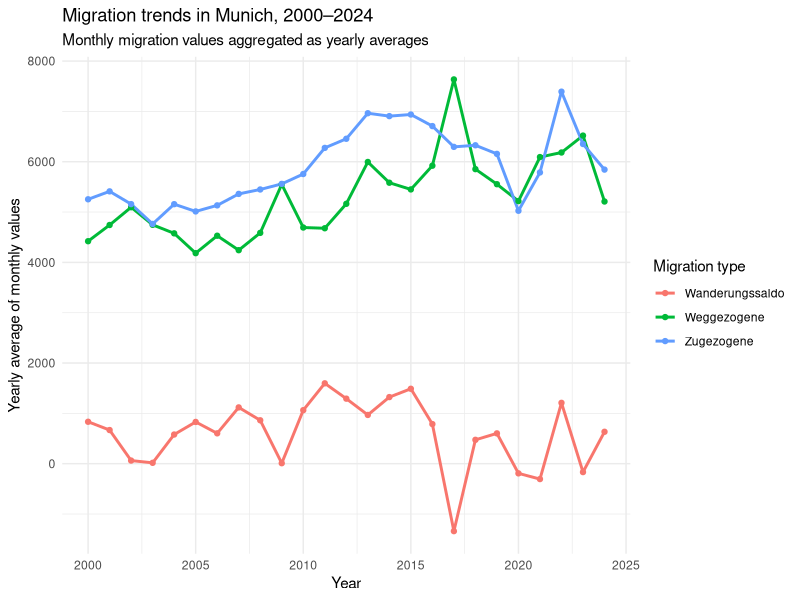
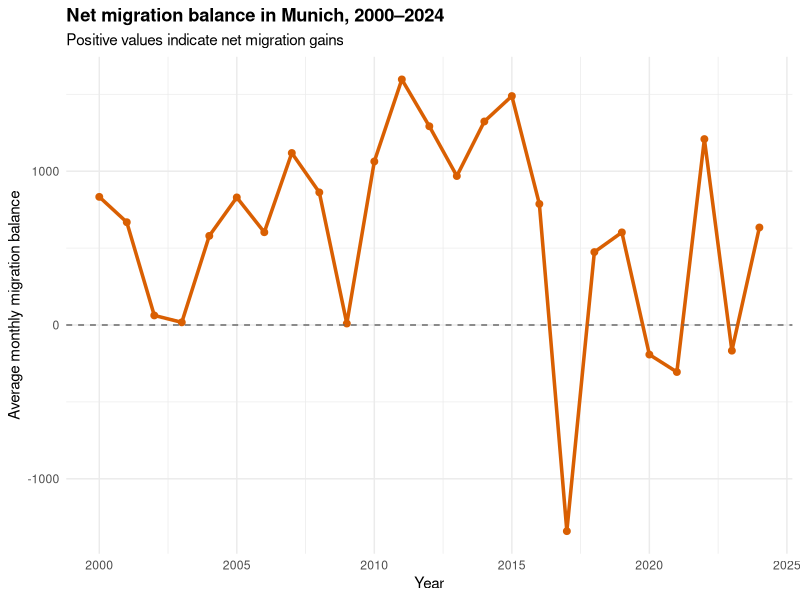
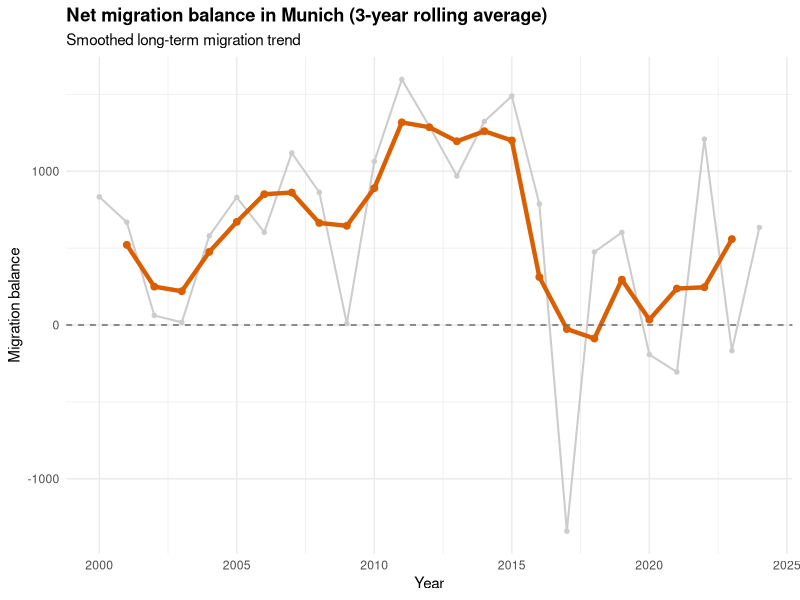
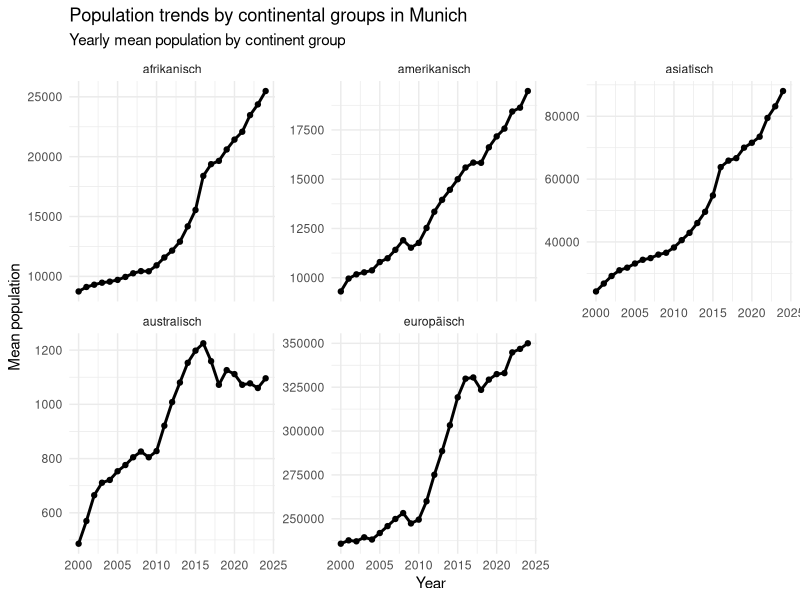
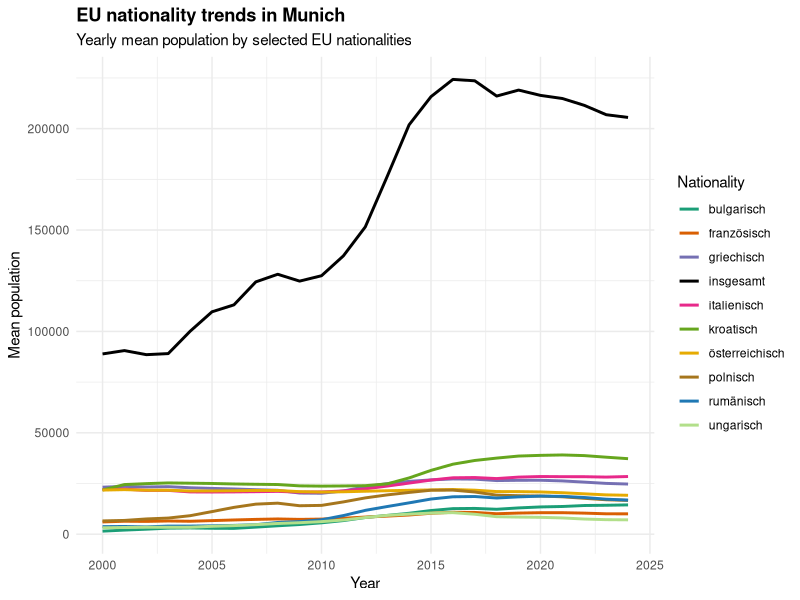
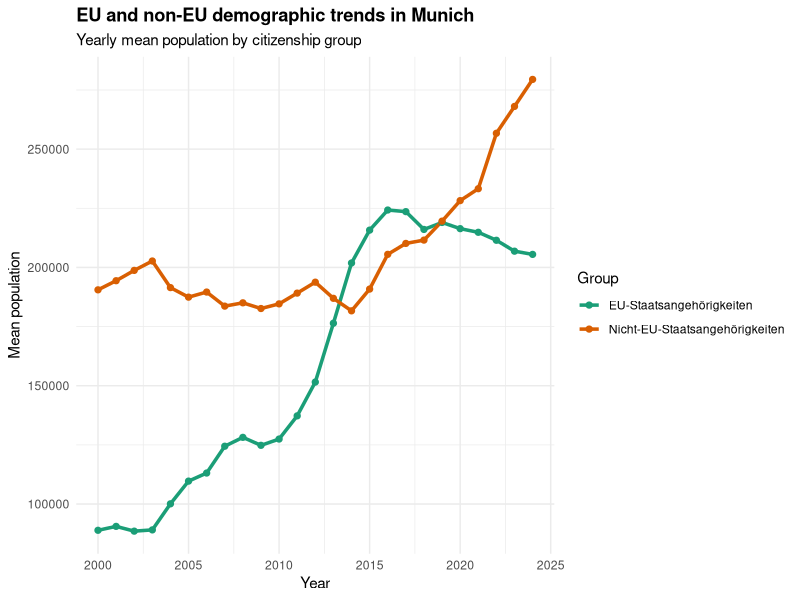
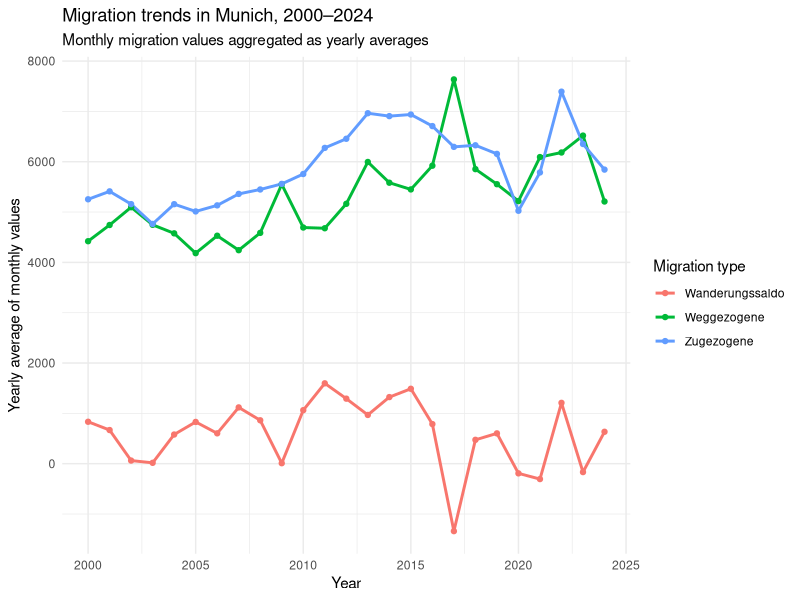
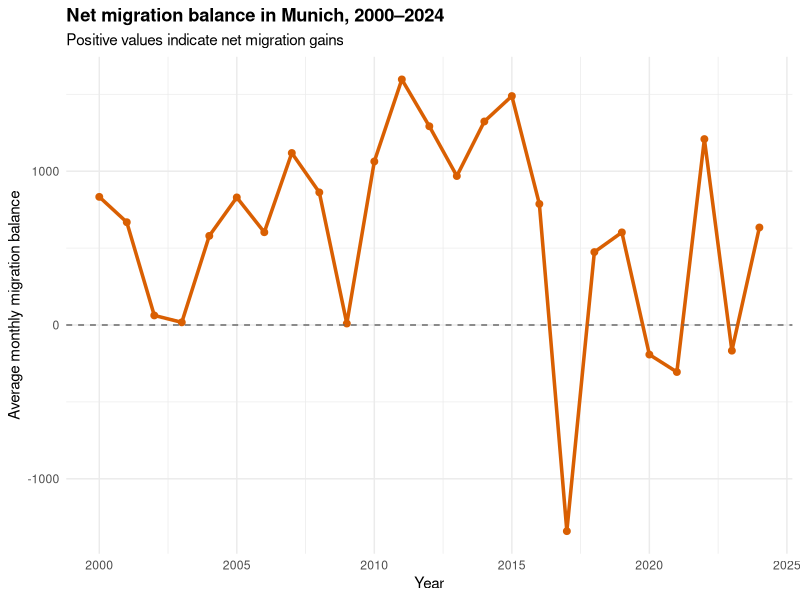

R code for these plots, in order:
# Migration Analysis in Munich
# StatProg II Project

library(tidyverse)

# Load processed population dataset

population_data <- read_csv(
  "data/processed/population_data.csv"
)

# Explore migration-related categories

population_data %>%
  distinct(MONATSZAHL)

# Create migration dataset

migration_data <- population_data %>%
  filter(
    MONATSZAHL %in% c(
      "Zugezogene",
      "Weggezogene",
      "Wanderungssaldo"
    )
  )

# Aggregate monthly data into yearly means

migration_yearly <- migration_data %>%
  filter(year >= 2000, year <= 2024) %>%
  group_by(MONATSZAHL, year) %>%
  summarise(
    mean_value = mean(WERT, na.rm = TRUE),
    .groups = "drop"
  )

# Plot migration trends over time

migration_trend_plot <- migration_yearly %>%
  ggplot(
    aes(
      x = year,
      y = mean_value,
      color = MONATSZAHL
    )
  ) +
  geom_line(linewidth = 1) +
  geom_point(size = 1.5) +
  labs(
    title = "Migration trends in Munich, 2000–2024",
    subtitle = "Monthly migration values aggregated as yearly averages",
    x = "Year",
    y = "Yearly average of monthly values",
    color = "Migration type"
  ) +
  theme_minimal()

migration_trend_plot

# Save migration trend plot

ggsave(
  filename = "figures/migration_trend_plot.png",
  plot = migration_trend_plot,
  width = 9,
  height = 6,
  dpi = 300
)

# Migration balance analysis

migration_balance <- migration_yearly %>%
  filter(
    MONATSZAHL == "Wanderungssaldo"
  )

# Migration balance plot

migration_balance_plot <- migration_balance %>%
  ggplot(
    aes(
      x = year,
      y = mean_value
    )
  ) +
  geom_line(
    linewidth = 1.2,
    color = "#d95f02"
  ) +
  geom_point(
    size = 2,
    color = "#d95f02"
  ) +
  geom_hline(
    yintercept = 0,
    linetype = "dashed",
    color = "gray40"
  ) +
  labs(
    title = "Net migration balance in Munich, 2000–2024",
    subtitle = "Positive values indicate net migration gains",
    x = "Year",
    y = "Average monthly migration balance"
  ) +
  theme_minimal() +
  theme(
    plot.title = element_text(face = "bold")
  )

migration_balance_plot

# Save migration balance plot

ggsave(
  filename = "figures/migration_balance_plot.png",
  plot = migration_balance_plot,
  width = 9,
  height = 6,
  dpi = 300
)

# 3-year rolling average for migration balance

library(zoo)

migration_balance_rolling <- migration_balance %>%
  arrange(year) %>%
  mutate(
    rolling_avg = zoo::rollmean(
      mean_value,
      k = 3,
      fill = NA,
      align = "center"
    )
  )

migration_balance_rolling_plot <- migration_balance_rolling %>%
  ggplot(aes(x = year)) +
  
  # Original yearly values
  geom_line(
    aes(y = mean_value),
    color = "gray80",
    linewidth = 0.7
  ) +
  
  geom_point(
    aes(y = mean_value),
    color = "gray80",
    size = 1.2
  ) +
  
  # Rolling average
  geom_line(
    aes(y = rolling_avg),
    color = "#d95f02",
    linewidth = 1.5
  ) +
  
  geom_point(
    aes(y = rolling_avg),
    color = "#d95f02",
    size = 2
  ) +
  
  geom_hline(
    yintercept = 0,
    linetype = "dashed",
    color = "gray40"
  ) +
  
  labs(
    title = "Net migration balance in Munich (3-year rolling average)",
    subtitle = "Smoothed long-term migration trend",
    x = "Year",
    y = "Migration balance"
  ) +
  
  theme_minimal() +
  
  theme(
    plot.title = element_text(face = "bold")
  )

migration_balance_rolling_plot

# Save rolling average plot

ggsave(
  filename = "figures/migration_balance_rolling_plot.png",
  plot = migration_balance_rolling_plot,
  width = 9,
  height = 6,
  dpi = 300
)

# Explore continental groups

continent_groups <- population_data %>%
  filter(
    MONATSZAHL == "Kontinente"
  ) %>%
  distinct(AUSPRAEGUNG)

continent_groups

# Create continent dataset

continent_data <- population_data %>%
  filter(
    MONATSZAHL == "Kontinente"
  )

# Aggregate continent data yearly

continent_yearly <- continent_data %>%
  filter(year >= 2000, year <= 2024) %>%
  group_by(AUSPRAEGUNG, year) %>%
  summarise(
    mean_population = mean(WERT, na.rm = TRUE),
    .groups = "drop"
  )

# Faceted continent trend plot

continent_facet_plot <- continent_yearly %>%
  ggplot(
    aes(
      x = year,
      y = mean_population
    )
  ) +
  geom_line(linewidth = 1) +
  geom_point(size = 1.5) +
  facet_wrap(
    ~ AUSPRAEGUNG,
    scales = "free_y"
  ) +
  labs(
    title = "Population trends by continental groups in Munich",
    subtitle = "Yearly mean population by continent group",
    x = "Year",
    y = "Mean population"
  ) +
  theme_minimal()

continent_facet_plot

# Save continent plot

ggsave(
  filename = "figures/continent_facet_plot.png",
  plot = continent_facet_plot,
  width = 10,
  height = 8,
  dpi = 300
)

# Explore EU nationality groups

eu_groups <- population_data %>%
  filter(
    MONATSZAHL == "EU-Staatsangehörigkeiten"
  ) %>%
  distinct(AUSPRAEGUNG)

eu_groups

# Create EU dataset

eu_data <- population_data %>%
  filter(
    MONATSZAHL == "EU-Staatsangehörigkeiten"
  )

# Aggregate EU data yearly

eu_yearly <- eu_data %>%
  filter(year >= 2000, year <= 2024) %>%
  group_by(AUSPRAEGUNG, year) %>%
  summarise(
    mean_population = mean(WERT, na.rm = TRUE),
    .groups = "drop"
  )

# EU nationality trend plot

eu_trend_plot <- eu_yearly %>%
  ggplot(
    aes(
      x = year,
      y = mean_population,
      color = AUSPRAEGUNG
    )
  ) +
  geom_line(linewidth = 1) +
  labs(
    title = "EU nationality trends in Munich",
    subtitle = "Yearly mean population by selected EU nationalities",
    x = "Year",
    y = "Mean population",
    color = "Nationality"
  ) +
  scale_color_manual(
    values = c(
      "bulgarisch" = "#1b9e77",
      "französisch" = "#d95f02",
      "griechisch" = "#7570b3",
      "insgesamt" = "#000000",
      "italienisch" = "#e7298a",
      "kroatisch" = "#66a61e",
      "österreichisch" = "#e6ab02",
      "polnisch" = "#a6761d",
      "rumänisch" = "#1f78b4",
      "ungarisch" = "#b2df8a"
    )
  ) +
  theme_minimal() +
  theme(
    plot.title = element_text(face = "bold"),
    legend.position = "right"
  )

eu_trend_plot

# Save EU trend plot

ggsave(
  filename = "figures/eu_trend_plot.png",
  plot = eu_trend_plot,
  width = 10,
  height = 6,
  dpi = 300
)

# EU vs non-EU demographic trends

eu_non_eu_data <- population_data %>%
  filter(
    MONATSZAHL %in% c(
      "EU-Staatsangehörigkeiten",
      "Nicht-EU-Staatsangehörigkeiten"
    )
  ) %>%
  filter(AUSPRAEGUNG == "insgesamt")

# Aggregate yearly values

eu_non_eu_yearly <- eu_non_eu_data %>%
  filter(year >= 2000, year <= 2024) %>%
  group_by(MONATSZAHL, year) %>%
  summarise(
    mean_population = mean(WERT, na.rm = TRUE),
    .groups = "drop"
  )

# Plot EU vs non-EU trends

eu_non_eu_plot <- eu_non_eu_yearly %>%
  ggplot(
    aes(
      x = year,
      y = mean_population,
      color = MONATSZAHL
    )
  ) +
  geom_line(linewidth = 1.2) +
  geom_point(size = 1.8) +
  scale_color_manual(
    values = c(
      "EU-Staatsangehörigkeiten" = "#1b9e77",
      "Nicht-EU-Staatsangehörigkeiten" = "#d95f02"
    )
  ) +
  labs(
    title = "EU and non-EU demographic trends in Munich",
    subtitle = "Yearly mean population by citizenship group",
    x = "Year",
    y = "Mean population",
    color = "Group"
  ) +
  theme_minimal() +
  theme(
    plot.title = element_text(face = "bold"),
    legend.position = "right"
  )

eu_non_eu_plot

# Save plot

ggsave(
  filename = "figures/eu_non_eu_plot.png",
  plot = eu_non_eu_plot,
  width = 9,
  height = 6,
  dpi = 300
)

# Summary table: migration change between 2000 and 2024

migration_change_table <- migration_yearly %>%
  filter(year %in% c(2000, 2024)) %>%
  pivot_wider(
    names_from = year,
    values_from = mean_value,
    names_prefix = "year_"
  ) %>%
  mutate(
    absolute_change = year_2024 - year_2000,
    relative_change_percent = absolute_change / year_2000 * 100
  ) %>%
  arrange(MONATSZAHL)

migration_change_table

# Summary table: highest and lowest yearly average migration values

migration_extreme_years <- migration_yearly %>%
  group_by(MONATSZAHL) %>%
  summarise(
    lowest_year = year[which.min(mean_value)],
    lowest_value = min(mean_value, na.rm = TRUE),
    highest_year = year[which.max(mean_value)],
    highest_value = max(mean_value, na.rm = TRUE),
    .groups = "drop"
  ) %>%
  arrange(MONATSZAHL)

migration_extreme_years

# Export processed migration tables

write_csv(
  migration_yearly,
  "data/processed/migration_yearly.csv"
)

write_csv(
  continent_yearly,
  "data/processed/continent_yearly.csv"
)

write_csv(
  eu_yearly,
  "data/processed/eu_yearly.csv"
)

write_csv(
  eu_non_eu_yearly,
  "data/processed/eu_non_eu_yearly.csv"
)

write_csv(
  migration_change_table,
  "data/processed/migration_change_table.csv"
)

write_csv(
  migration_extreme_years,
  "data/processed/migration_extreme_years.csv"
)
